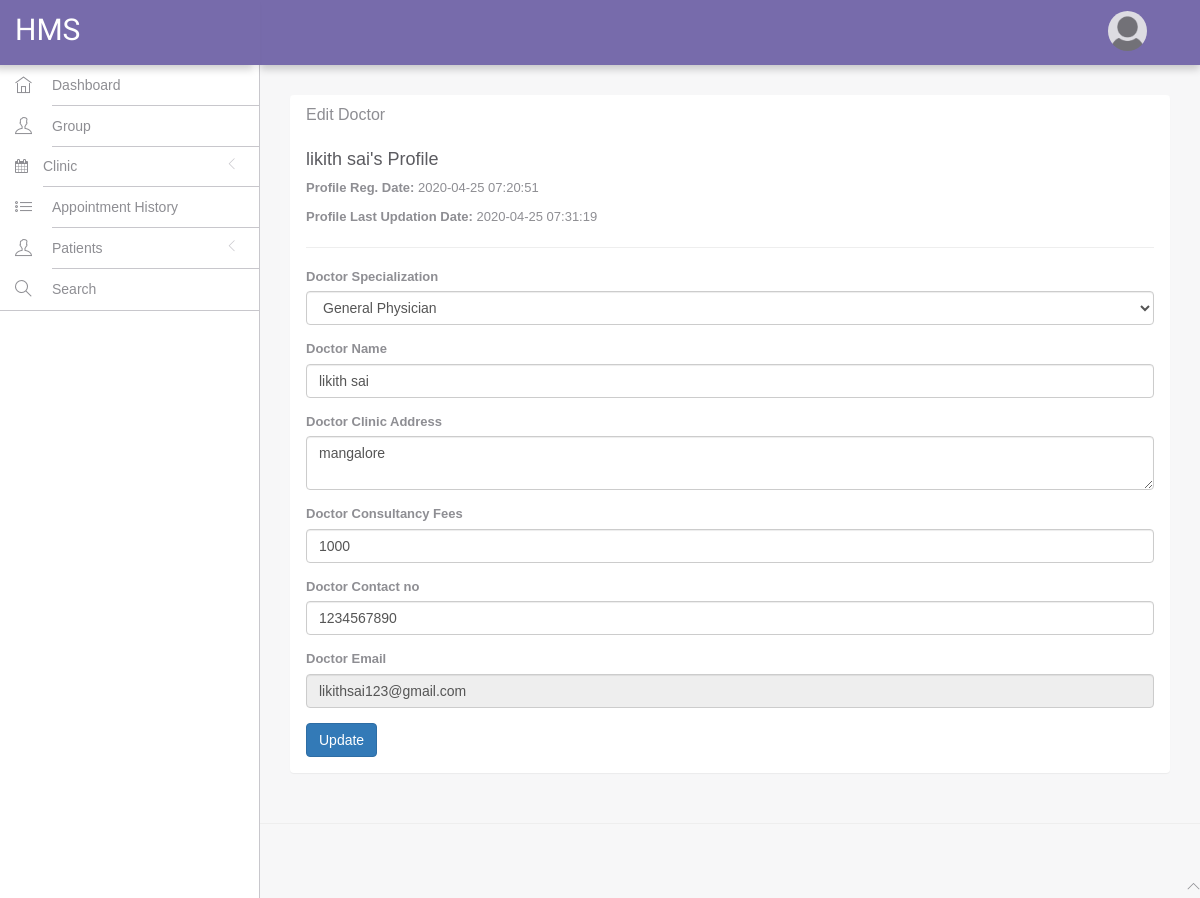
The page /hms/doctor/dashboard.php?page=editProfile (signed in) on the database as committed earlier.
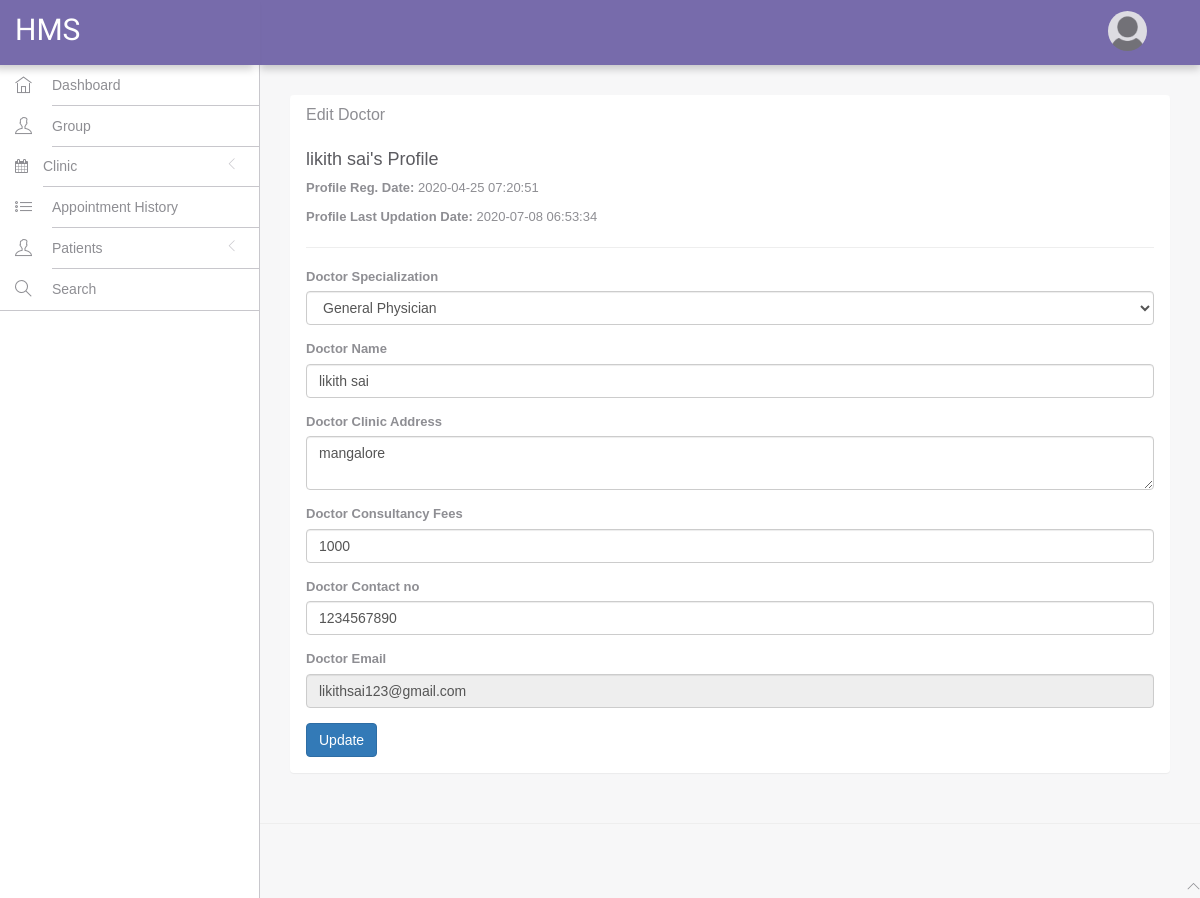
The same page on the database as committed later.
### tables this page shows
CREATE TABLE `doctors` (
  `id` int(11) NOT NULL,
  `specilization` varchar(255) DEFAULT NULL,
  `doctorName` varchar(255) DEFAULT NULL,
  `address` longtext,
  `docFees` varchar(255) DEFAULT NULL,
  `contactno` bigint(11) DEFAULT NULL,
  `docEmail` varchar(255) DEFAULT NULL,
  `password` varchar(255) DEFAULT NULL,
  `profile_pic` varchar(200) NOT NULL,
  `creationDate` timestamp NULL DEFAULT CURRENT_TIMESTAMP,
  `updationDate` timestamp NULL DEFAULT NULL ON UPDATE CURRENT_TIMESTAMP
);

### hms/doctor/include/page/editProfile.php (the view, shortened to what this page needs)
<?php
    include('../../include/config.php');
?>
<div class="row">
	<div class="col-md-12">
		<div class="row margin-top-30">
			<div class="col-lg-12 col-md-12">
				<div class="panel panel-white">
					<div class="panel-heading"><h5 class="panel-title">Edit Doctor</h5></div>
					<div class="panel-body">
                    <?php
                        $sql=mysqli_query($con,"select * from doctors where docEmail='".$_SESSION['dlogin']."'");
                        while($data=mysqli_fetch_array($sql)) {
                    ?>
                            <h4><?php echo htmlentities($data['doctorName']);?>'s Profile</h4>
                            <p><b>Profile Reg. Date: </b><?php echo htmlentities($data['creationDate']);?></p>
                            <?php
                                if($data['updationDate']){
                            ?>
                                    <p><b>Profile Last Updation Date: </b><?php echo htmlentities($data['updationDate']);?></p>
                            <?php
                                }
                            ?>
                            <hr />
                            <form role="form" name="adddoc" method="post" onSubmit="return valid();">
								<div class="form-group">
									<label for="DoctorSpecialization">Doctor Specialization</label>
							        <select name="Doctorspecialization" class="form-control" required="required">
					                    <option value="<?php echo htmlentities($data['specilization']);?>"><?php echo htmlentities($data['specilization']);?></option>
									</select>
								</div>
                                <div class="form-group">
									<label for="doctorname">Doctor Name</label>
	                                <input type="text" name="docname" class="form-control" value="<?php echo htmlentities($data['doctorName']);?>" >
								</div>
                                <div class="form-group">
									<label for="address">Doctor Clinic Address</label>
					                <textarea name="clinicaddress" class="form-control"><?php echo htmlentities($data['address']);?></textarea>
								</div>
                                <div class="form-group">
									<label for="fess">Doctor Consultancy Fees</label>
		                            <input type="text" name="docfees" class="form-control" required="required" value="<?php echo htmlentities($data['docFees']);?>" >
								</div>
                                <div class="form-group">
									<label for="fess">Doctor Contact no</label>
					                <input type="text" name="doccontact" class="form-control" required="required"  value="<?php echo htmlentities($data['contactno']);?>">
								</div>
                                <div class="form-group">
									<label for="fess">Doctor Email</label>
					                <input type="email" name="docemail" class="form-control"  readonly="readonly"  value="<?php echo htmlentities($data['docEmail']);?>">
								</div>
						<?php } ?>
						        <button type="submit" name="submit" class="btn btn-o btn-primary">Update</button>
							</form>
					</div>
				</div>
			</div>
		</div>
	</div>
</div>

Rows that differ between the two databases and show on the page:
changed doctors "likith sai": updationDate "2020-04-25 07:31:19" → "2020-07-08 06:53:34"
